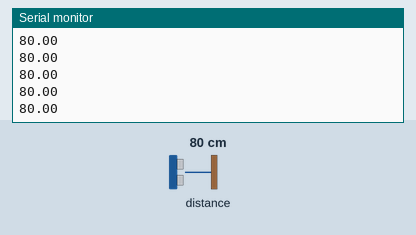
Simulated run of this sketch. Board: Arduino Uno, built with avr-gcc and run on an emulated ATmega328P. Shown: the last lines printed to the serial monitor. The inputs (shaded band) are chosen by the test bench; at power-on: distance to the obstacle 80 cm.

Above: at 1.2 s.
1.3 s: distance to the obstacle set to 2 cm
At 1.8 s:
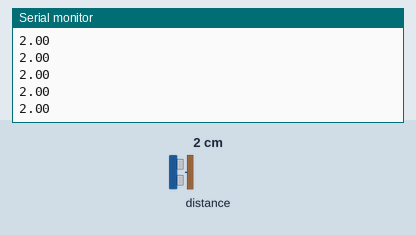
2.8 s: distance to the obstacle set to 4 cm
At 3.4 s:
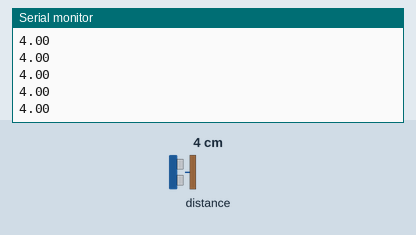
Timing chart, 0 to 5.8 s (numbered marks = the images above; inputs shaded):
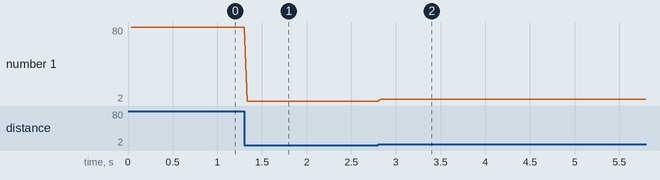

The sketch:

arduino_tof.ino
```cpp
#include <Wire.h>
#include <VL53L1X.h>

VL53L1X sensor;

void setup()
{
  Serial.begin(115200);
  Wire.begin();
  Wire.setClock(400000);

  sensor.setTimeout(500);
  if (!sensor.init())
  {
    Serial.println("No sensor!");
    while (1);
  }

  sensor.setDistanceMode(VL53L1X::Long);
  sensor.setMeasurementTimingBudget(15000);
  sensor.startContinuous(15);
  Serial.println("new program");
}

void loop()
{
  Serial.println(String(sensor.read()*0.1));
}
```

Measured:
- after the input at 1.3 s, the serial monitor: prints a new line at once (image 1)
- after the input at 2.8 s, the serial monitor: prints a new line at once (image 2)
- plotted number 1: 80 → 2 after the input at 1.3 s, 2 → 4 after the input at 2.8 s
